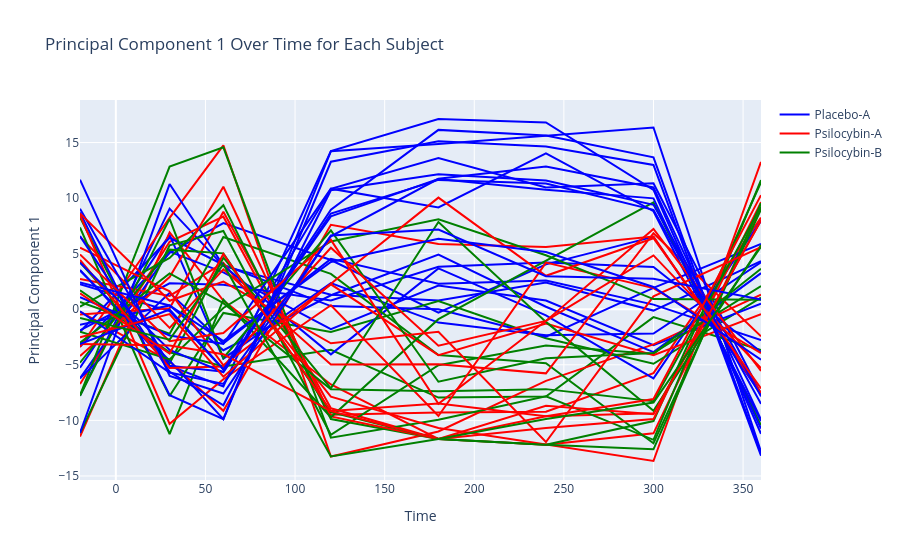

Notebook code for this chart:
### Markdown cell above
## PCA (1 principle component) over time

### Code cell
fig = go.Figure()

# Loop through each subject
for subject_id in range(pca_over_time.shape[1]):
    ys = []
    
    # Loop through each time point
    for t in range(pca_over_time.shape[0]):
        pca_result = pca_over_time[t]
        ys.append(pca_result[subject_id, 0])  # Principal Component 1
    
    # Determine the condition for each subject using the reshaped condition array
    condition = condition_reshaped[subject_id]
    
    # Add the subject's trajectory over time to the 2D plot
    fig.add_trace(go.Scatter(
        x=np.unique(timepoints),
        y=ys,
        mode='lines',  # Line plot without markers
        line=dict(color=palette[condition]),
        showlegend=False  # Hide individual subject legends
    ))

# Add separate traces for each condition to show in legend only
for condition, color in palette.items():
    fig.add_trace(go.Scatter(
        x=[None], y=[None],  # No data, just for legend
        mode='lines',
        line=dict(color=color),
        name=condition
    ))

# Set labels
fig.update_layout(
    xaxis_title='Time',
    yaxis_title='Principal Component 1',
    title='Principal Component 1 Over Time for Each Subject'
)

# Show the plot
fig.show()

### Figure 1 — Plotly figure (JSON) as saved in the notebook; plotly's stock layout.template omitted (floating-point values rounded to 4 significant figures)
{"data": [{"line": {"color": "blue"}, "mode": "lines", "showlegend": false, "type": "scatter", "x": [-20, 30, 60, 120, 180, 240, 300, 360], "y": [2.251, -0.168, -5.432, 10.84, 13.6, 10.95, 11.34, -7.626]}, {"line": {"color": "blue"}, "mode": "lines", "showlegend": false, "type": "scatter", "x": [-20, 30, 60, 120, 180, 240, 300, 360], "y": [-3.391, 5.062, 7.751, 4.427, -0.3162, 4.036, 6.521, -7.7]}, {"line": {"color": "blue"}, "mode": "lines", "showlegend": false, "type": "scatter", "x": [-20, 30, 60, 120, 180, 240, 300, 360], "y": [3.541, -5.106, -6.946, 14.24, 17.12, 16.81, 10.74, -11.21]}, {"line": {"color": "red"}, "mode": "lines", "showlegend": false, "type": "scatter", "x": [-20, 30, 60, 120, 180, 240, 300, 360], "y": [-0.2063, -4.708, -9.144, 7.598, 5.871, 5.602, 6.551, -7.525]}, {"line": {"color": "green"}, "mode": "lines", "showlegend": false, "type": "scatter", "x": [-20, 30, 60, 120, 180, 240, 300, 360], "y": [1.708, -3.875, -5.156, -3.648, -7.948, -7.851, -0.7092, -3.676]}, {"line": {"color": "blue"}, "mode": "lines", "showlegend": false, "type": "scatter", "x": [-20, 30, 60, 120, 180, 240, 300, 360], "y": [-7.784, 9.05, 3.901, 1.298, 0.7893, 2.402, -0.1216, 4.317]}, {"line": {"color": "red"}, "mode": "lines", "showlegend": false, "type": "scatter", "x": [-20, 30, 60, 120, 180, 240, 300, 360], "y": [-6.728, 6.075, 8.33, -9.489, -9.302, -9.221, -5.748, 8.24]}, {"line": {"color": "green"}, "mode": "lines", "showlegend": false, "type": "scatter", "x": [-20, 30, 60, 120, 180, 240, 300, 360], "y": [8.274, -7.809, -0.3356, -2.043, 0.7449, -2.608, -4.904, 1.039]}, {"line": {"color": "blue"}, "mode": "lines", "showlegend": false, "type": "scatter", "x": [-20, 30, 60, 120, 180, 240, 300, 360], "y": [-5.262, 6.692, -4.449, 2.358, -1.199, -2.338, -2.188, 4.224]}, {"line": {"color": "red"}, "mode": "lines", "showlegend": false, "type": "scatter", "x": [-20, 30, 60, 120, 180, 240, 300, 360], "y": [-11.45, 6.921, 0.772, -6.767, -11.67, -9.625, -9.353, 7.982]}, {"line": {"color": "blue"}, "mode": "lines", "showlegend": false, "type": "scatter", "x": [-20, 30, 60, 120, 180, 240, 300, 360], "y": [-2.028, 6.425, 4.004, 0.2856, -0.005113, -2.469, 1.929, 5.881]}, {"line": {"color": "red"}, "mode": "lines", "showlegend": false, "type": "scatter", "x": [-20, 30, 60, 120, 180, 240, 300, 360], "y": [-0.4693, 0.08653, 8.779, -8.913, -11.67, -12.2, -11.17, 9.099]}, {"line": {"color": "blue"}, "mode": "lines", "showlegend": false, "type": "scatter", "x": [-20, 30, 60, 120, 180, 240, 300, 360], "y": [-6.218, 5.181, 3.311, -1.795, 2.128, 0.7856, -3.228, 0.4923]}, {"line": {"color": "red"}, "mode": "lines", "showlegend": false, "type": "scatter", "x": [-20, 30, 60, 120, 180, 240, 300, 360], "y": [-3.398, 8.229, 14.75, -13.25, -11.0, -6.44, -3.165, 1.31]}, {"line": {"color": "green"}, "mode": "lines", "showlegend": false, "type": "scatter", "x": [-20, 30, 60, 120, 180, 240, 300, 360], "y": [-7.738, 12.83, 14.57, -11.56, -9.953, -7.831, -11.75, 11.62]}, {"line": {"color": "green"}, "mode": "lines", "showlegend": false, "type": "scatter", "x": [-20, 30, 60, 120, 180, 240, 300, 360], "y": [0.233, 4.623, 9.365, -9.879, -11.67, -12.2, -10.06, 11.43]}, {"line": {"color": "blue"}, "mode": "lines", "showlegend": false, "type": "scatter", "x": [-20, 30, 60, 120, 180, 240, 300, 360], "y": [-1.399, 0.3458, -3.686, 1.26, 4.924, 0.2242, -3.856, 3.248]}, {"line": {"color": "red"}, "mode": "lines", "showlegend": false, "type": "scatter", "x": [-20, 30, 60, 120, 180, 240, 300, 360], "y": [2.732, 1.199, 4.17, -7.87, -10.69, -12.2, -13.66, 13.26]}, {"line": {"color": "green"}, "mode": "lines", "showlegend": false, "type": "scatter", "x": [-20, 30, 60, 120, 180, 240, 300, 360], "y": [-11.14, 5.753, 7.048, -11.3, -5.041, -3.26, -4.036, 3.645]}, {"line": {"color": "blue"}, "mode": "lines", "showlegend": false, "type": "scatter", "x": [-20, 30, 60, 120, 180, 240, 300, 360], "y": [-11.13, 11.26, 3.936, -4.058, 3.673, -0.5455, -6.214, 7.968]}, {"line": {"color": "green"}, "mode": "lines", "showlegend": false, "type": "scatter", "x": [-20, 30, 60, 120, 180, 240, 300, 360], "y": [0.6479, -2.203, 6.505, 3.179, -4.111, -4.86, -12.05, 8.999]}, {"line": {"color": "blue"}, "mode": "lines", "showlegend": false, "type": "scatter", "x": [-20, 30, 60, 120, 180, 240, 300, 360], "y": [-1.896, 2.332, 2.199, 0.7905, 3.826, 4.198, 3.807, -3.845]}, {"line": {"color": "red"}, "mode": "lines", "showlegend": false, "type": "scatter", "x": [-20, 30, 60, 120, 180, 240, 300, 360], "y": [-4.209, 2.897, 11.02, -9.642, -11.67, -10.68, -9.887, 9.639]}, {"line": {"color": "blue"}, "mode": "lines", "showlegend": false, "type": "scatter", "x": [-20, 30, 60, 120, 180, 240, 300, 360], "y": [-6.212, 1.475, -3.067, 4.532, 2.291, 2.581, 0.4155, -2.78]}, {"line": {"color": "red"}, "mode": "lines", "showlegend": false, "type": "scatter", "x": [-20, 30, 60, 120, 180, 240, 300, 360], "y": [5.532, 1.615, -5.047, 2.241, -4.128, -1.296, -4.128, -0.453]}, {"line": {"color": "green"}, "mode": "lines", "showlegend": false, "type": "scatter", "x": [-20, 30, 60, 120, 180, 240, 300, 360], "y": [4.236, -4.878, 4.639, -7.113, 7.854, -1.138, -9.131, 5.785]}, {"line": {"color": "blue"}, "mode": "lines", "showlegend": false, "type": "scatter", "x": [-20, 30, 60, 120, 180, 240, 300, 360], "y": [3.484, -4.627, -9.883, 13.27, 15.13, 14.63, 12.98, -13.18]}, {"line": {"color": "red"}, "mode": "lines", "showlegend": false, "type": "scatter", "x": [-20, 30, 60, 120, 180, 240, 300, 360], "y": [6.506, -1.672, 3.59, -4.973, -4.952, -5.768, 6.845, -2.438]}, {"line": {"color": "green"}, "mode": "lines", "showlegend": false, "type": "scatter", "x": [-20, 30, 60, 120, 180, 240, 300, 360], "y": [-4.814, 5.363, 5.029, -9.258, -11.67, -12.2, -12.6, 9.538]}, {"line": {"color": "green"}, "mode": "lines", "showlegend": false, "type": "scatter", "x": [-20, 30, 60, 120, 180, 240, 300, 360], "y": [-7.788, 8.134, -4.387, 7.103, -6.522, -4.412, -3.942, 2.091]}, {"line": {"color": "green"}, "mode": "lines", "showlegend": false, "type": "scatter", "x": [-20, 30, 60, 120, 180, 240, 300, 360], "y": [7.363, -11.23, 0.8782, -9.721, -0.8936, 4.402, 9.623, -10.44]}, {"line": {"color": "blue"}, "mode": "lines", "showlegend": false, "type": "scatter", "x": [-20, 30, 60, 120, 180, 240, 300, 360], "y": [8.711, -7.742, -9.891, 14.22, 14.88, 15.61, 16.35, -12.83]}, {"line": {"color": "red"}, "mode": "lines", "showlegend": false, "type": "scatter", "x": [-20, 30, 60, 120, 180, 240, 300, 360], "y": [8.49, -10.31, -6.296, 0.3574, -9.611, 4.192, 1.898, -3.942]}, {"line": {"color": "blue"}, "mode": "lines", "showlegend": false, "type": "scatter", "x": [-20, 30, 60, 120, 180, 240, 300, 360], "y": [1.086, -2.355, -3.112, 10.85, 9.158, 14.03, 8.825, -10.06]}, {"line": {"color": "green"}, "mode": "lines", "showlegend": false, "type": "scatter", "x": [-20, 30, 60, 120, 180, 240, 300, 360], "y": [-3.026, 3.23, 0.5511, -7.197, -7.372, -7.188, -8.268, 9.246]}, {"line": {"color": "blue"}, "mode": "lines", "showlegend": false, "type": "scatter", "x": [-20, 30, 60, 120, 180, 240, 300, 360], "y": [9.041, -5.092, -5.613, 8.956, 16.14, 15.64, 13.67, -12.99]}, {"line": {"color": "red"}, "mode": "lines", "showlegend": false, "type": "scatter", "x": [-20, 30, 60, 120, 180, 240, 300, 360], "y": [8.623, 0.7629, 2.491, -3.064, -2.035, -11.95, 1.16, 5.58]}, {"line": {"color": "green"}, "mode": "lines", "showlegend": false, "type": "scatter", "x": [-20, 30, 60, 120, 180, 240, 300, 360], "y": [-2.022, -4.514, 0.11, 6.104, 8.097, 4.854, 0.916, 0.8474]}, {"line": {"color": "blue"}, "mode": "lines", "showlegend": false, "type": "scatter", "x": [-20, 30, 60, 120, 180, 240, 300, 360], "y": [6.584, -5.632, -8.645, 10.71, 12.15, 11.58, 9.391, -7.841]}, {"line": {"color": "red"}, "mode": "lines", "showlegend": false, "type": "scatter", "x": [-20, 30, 60, 120, 180, 240, 300, 360], "y": [4.438, -5.284, -5.148, 5.531, -3.273, -1.048, 7.219, -5.546]}, {"line": {"color": "blue"}, "mode": "lines", "showlegend": false, "type": "scatter", "x": [-20, 30, 60, 120, 180, 240, 300, 360], "y": [4.189, -3.666, -5.673, 8.613, 11.64, 11.32, 8.944, -8.516]}, {"line": {"color": "red"}, "mode": "lines", "showlegend": false, "type": "scatter", "x": [-20, 30, 60, 120, 180, 240, 300, 360], "y": [4.928, -2.872, -2.136, 6.242, -8.501, -1.042, 4.843, -5.308]}, {"line": {"color": "blue"}, "mode": "lines", "showlegend": false, "type": "scatter", "x": [-20, 30, 60, 120, 180, 240, 300, 360], "y": [-0.1897, -5.694, -6.719, 6.556, 11.73, 12.85, 10.96, -9.94]}, {"line": {"color": "red"}, "mode": "lines", "showlegend": false, "type": "scatter", "x": [-20, 30, 60, 120, 180, 240, 300, 360], "y": [-3.134, -3.259, -4.055, -9.173, -11.67, -8.687, -9.439, 8.007]}, {"line": {"color": "blue"}, "mode": "lines", "showlegend": false, "type": "scatter", "x": [-20, 30, 60, 120, 180, 240, 300, 360], "y": [-3.123, -0.02246, -5.396, 8.355, 11.73, 10.74, 9.98, -10.74]}, {"line": {"color": "red"}, "mode": "lines", "showlegend": false, "type": "scatter", "x": [-20, 30, 60, 120, 180, 240, 300, 360], "y": [-2.531, -0.44, -6.071, 2.3, 10.05, 3.008, 6.392, -7.128]}, {"line": {"color": "blue"}, "mode": "lines", "showlegend": false, "type": "scatter", "x": [-20, 30, 60, 120, 180, 240, 300, 360], "y": [11.66, -6.008, -7.578, 6.639, 7.174, 2.971, 2.753, 0.8765]}, {"line": {"color": "blue"}, "mode": "lines", "showlegend": false, "type": "scatter", "x": [-20, 30, 60, 120, 180, 240, 300, 360], "y": [2.402, 0.3366, -2.868, 4.25, 6.331, 5.152, 2.007, -4.534]}, {"line": {"color": "red"}, "mode": "lines", "showlegend": false, "type": "scatter", "x": [-20, 30, 60, 120, 180, 240, 300, 360], "y": [1.426, -3.988, 4.974, -9.157, -8.483, -9.638, -8.078, 10.26]}, {"line": {"color": "green"}, "mode": "lines", "showlegend": false, "type": "scatter", "x": [-20, 30, 60, 120, 180, 240, 300, 360], "y": [-0.7909, -2.732, 4.054, -13.25, -11.67, -9.871, -8.392, 5.621]}, {"line": {"color": "blue"}, "mode": "lines", "name": "Placebo-A", "type": "scatter", "x": [null], "y": [null]}, {"line": {"color": "red"}, "mode": "lines", "name": "Psilocybin-A", "type": "scatter", "x": [null], "y": [null]}, {"line": {"color": "green"}, "mode": "lines", "name": "Psilocybin-B", "type": "scatter", "x": [null], "y": [null]}], "layout": {"title": {"text": "Principal Component 1 Over Time for Each Subject"}, "xaxis": {"title": {"text": "Time"}}, "yaxis": {"title": {"text": "Principal Component 1"}}}}
